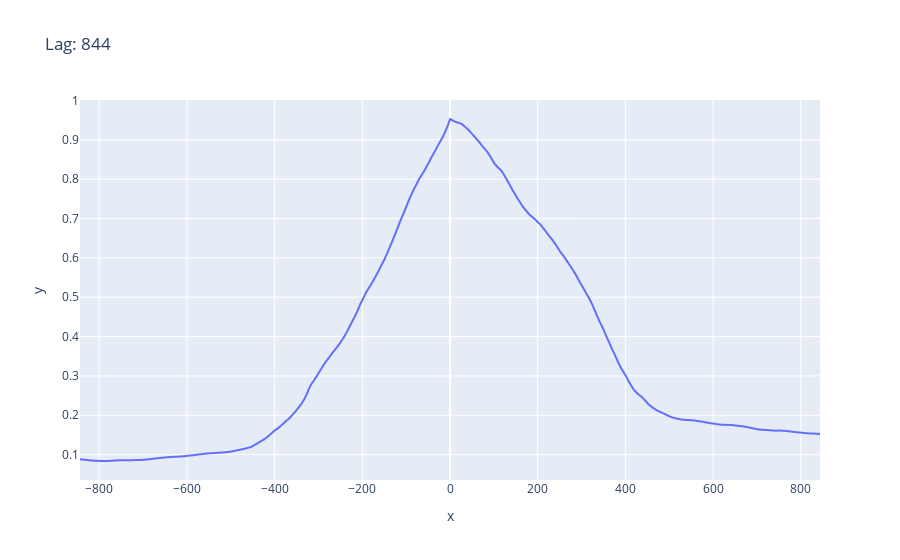

Notebook cell for this chart:
### Code cell
def lag_finder(y1, y2, sr):
    n = len(y1)

    corr = signal.correlate(y2, y1, mode='same') / np.sqrt(signal.correlate(y1, y1, mode='same')[int(n/2)] * signal.correlate(y2, y2, mode='same')[int(n/2)])

    delay_arr = np.linspace(-0.5*n/sr, 0.5*n/sr, n)
    delay = delay_arr[np.argmax(corr)]
    print('y2 is ' + str(delay) + ' behind y1')

    # plt.figure()
    # plt.plot(delay_arr, corr)
    # plt.title('Lag: ' + str(np.round(delay, 3)) + ' s')
    # plt.xlabel('Lag')
    # plt.ylabel('Correlation coeff')
    # plt.show()
    fig = px.line(x=delay_arr, y=corr, title=f'Lag: {np.argmax(corr)}')
    fig.show()

# Sine sample with some noise and copy to y1 and y2 with a 1-second lag
sr = 1
# y = np.linspace(0, 2*np.pi, sr)
# y = np.tile(np.sin(y), 5)
# y += np.random.normal(0, 5, y.shape)
# y1 = y[sr:4*sr]
# y2 = y[:3*sr]

lag_finder(btc['close'], eth['close'], sr)

### Figure 1 — Plotly figure (JSON) as saved in the notebook; plotly's stock layout.template omitted (floating-point values rounded to 4 significant figures; data arrays with more than 128 entries replaced by an {"elided": "..."} marker saying what was removed)
{"data": [{"hovertemplate": "x=%{x}<br>y=%{y}<extra></extra>", "legendgroup": "", "line": {"color": "#636efa", "dash": "solid"}, "marker": {"symbol": "circle"}, "mode": "lines", "name": "", "showlegend": false, "type": "scattergl", "x": {"elided": "1688 float values"}, "xaxis": "x", "y": {"elided": "1688 float values"}, "yaxis": "y"}], "layout": {"legend": {"tracegroupgap": 0}, "title": {"text": "Lag: 844"}, "xaxis": {"anchor": "y", "domain": [0, 1], "title": {"text": "x"}}, "yaxis": {"anchor": "x", "domain": [0, 1], "title": {"text": "y"}}}}
